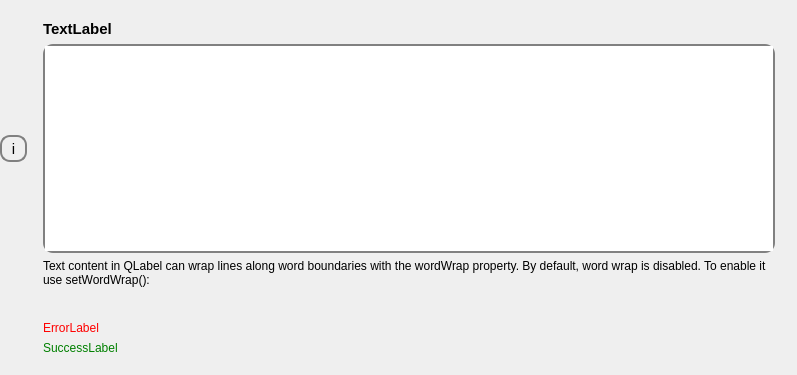
<?xml version="1.0" encoding="UTF-8"?>
<ui version="4.0">
 <class>Form</class>
 <widget class="QWidget" name="Form">
  <property name="geometry">
   <rect>
    <x>0</x>
    <y>0</y>
    <width>797</width>
    <height>375</height>
   </rect>
  </property>
  <property name="sizePolicy">
   <sizepolicy hsizetype="Preferred" vsizetype="Fixed">
    <horstretch>0</horstretch>
    <verstretch>0</verstretch>
   </sizepolicy>
  </property>
  <property name="windowTitle">
   <string>Form</string>
  </property>
  <layout class="QGridLayout" name="gridLayout">
   <property name="leftMargin">
    <number>0</number>
   </property>
   <property name="topMargin">
    <number>20</number>
   </property>
   <property name="rightMargin">
    <number>0</number>
   </property>
   <property name="bottomMargin">
    <number>20</number>
   </property>
   <item row="1" column="3">
    <widget class="QLabel" name="lfbTextFieldUnit">
     <property name="font">
      <font>
       <family>Ubuntu</family>
       <pointsize>20</pointsize>
      </font>
     </property>
     <property name="text">
      <string/>
     </property>
    </widget>
   </item>
   <item row="0" column="2">
    <widget class="QLabel" name="lfbTextFieldLabel">
     <property name="font">
      <font>
       <pointsize>11</pointsize>
       <weight>75</weight>
       <bold>true</bold>
      </font>
     </property>
     <property name="text">
      <string>TextLabel</string>
     </property>
    </widget>
   </item>
   <item row="5" column="2">
    <widget class="QLabel" name="lfbTextFieldSuccess">
     <property name="styleSheet">
      <string notr="true">color: green;</string>
     </property>
     <property name="text">
      <string>SuccessLabel</string>
     </property>
     <property name="wordWrap">
      <bool>true</bool>
     </property>
    </widget>
   </item>
   <item row="3" column="2">
    <widget class="QLabel" name="lfbTextFieldHelp">
     <property name="sizePolicy">
      <sizepolicy hsizetype="Preferred" vsizetype="Fixed">
       <horstretch>0</horstretch>
       <verstretch>0</verstretch>
      </sizepolicy>
     </property>
     <property name="text">
      <string>Text content in QLabel can wrap lines along word boundaries with the wordWrap property. By default, word wrap is disabled. To enable it use setWordWrap():

</string>
     </property>
     <property name="wordWrap">
      <bool>true</bool>
     </property>
    </widget>
   </item>
   <item row="4" column="2">
    <widget class="QLabel" name="lfbTextFieldError">
     <property name="styleSheet">
      <string notr="true">color: red;</string>
     </property>
     <property name="text">
      <string>ErrorLabel</string>
     </property>
     <property name="wordWrap">
      <bool>true</bool>
     </property>
    </widget>
   </item>
   <item row="1" column="0">
    <widget class="QToolButton" name="lfbTextFieldDescriptionBtn">
     <property name="font">
      <font>
       <pointsize>11</pointsize>
      </font>
     </property>
     <property name="styleSheet">
      <string notr="true">QToolButton{
	border: 2px solid gray;
	border-radius: 10px;
	width: 20px;
	height: 20px;
	margin-right: 10px;
}</string>
     </property>
     <property name="text">
      <string>i</string>
     </property>
     <property name="autoRaise">
      <bool>false</bool>
     </property>
    </widget>
   </item>
   <item row="1" column="2">
    <widget class="QPlainTextEdit" name="lfbTextField">
     <property name="font">
      <font>
       <pointsize>20</pointsize>
      </font>
     </property>
     <property name="styleSheet">
      <string notr="true">QPlainTextEdit {
	border: 2px solid gray;
	border-radius: 10px;
}</string>
     </property>
    </widget>
   </item>
  </layout>
 </widget>
 <resources/>
 <connections/>
</ui>
